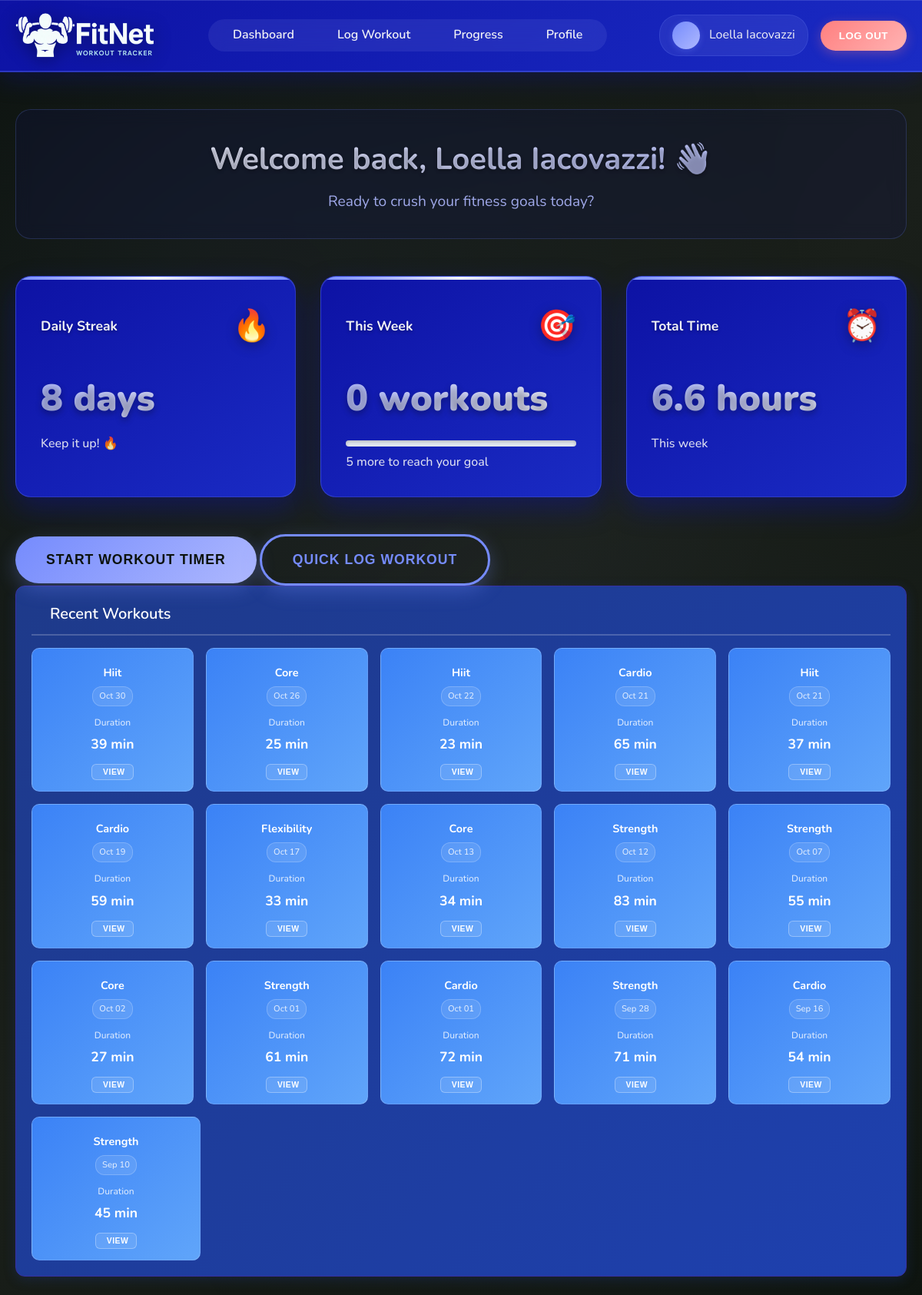
The app's page /dashboard (signed in) with its own data.
### tables this page shows
CREATE TABLE "Workouts" (
                workout_id INTEGER PRIMARY KEY AUTOINCREMENT,
                user_id INTEGER NOT NULL,
                workout_type TEXT NOT NULL,
                start_time DATETIME,
                end_time DATETIME,
                duration_min INTEGER,
                calories_burned INTEGER,
                FOREIGN KEY (user_id) REFERENCES Users(user_id)
            );

### main.py (the view)
@app.route('/dashboard', methods=['GET'])
def dashboard():
    if 'user_id' not in session:
        return redirect(url_for('login'))
    print(f"DEBUG: Dashboard - session user_id: {session.get('user_id')}, session name: {session.get('name')}")  # Debug line
    conn = get_db_connection()
    user_data = conn.execute(
        'SELECT first_name, surname, email, profile_image FROM Users WHERE user_id = ?',
        (session['user_id'],)
    ).fetchone()
    print(f"DEBUG: User data from DB: {dict(user_data) if user_data else 'None'}")  # Debug line
    if session.get('name') and session.get('name') != 'User':
        full_name = session.get('name')
    elif user_data and user_data['first_name'] and user_data['surname']:
        full_name = f"{user_data['first_name']} {user_data['surname']}"
        session['name'] = full_name
    else:
        full_name = "User"
    print(f"DEBUG: Final full_name: {full_name}")  # Debug line
    streak_query = '''
        SELECT COUNT(*) as streak FROM (
            SELECT DATE(start_time) as workout_date
            FROM Workouts
            WHERE user_id = ?
            GROUP BY workout_date
            ORDER BY workout_date DESC
        )
        WHERE workout_date >= DATE('now', '-6 days')
    '''
    streak_result = conn.execute(streak_query, (session['user_id'],)).fetchone()
    daily_streak = streak_result['streak'] if streak_result else 0
    weekly_workouts_query = (
        'SELECT COUNT(*) FROM Workouts '
        'WHERE user_id = ? AND start_time >= DATE("now", "-6 days")'
    )
    weekly_workouts = conn.execute(weekly_workouts_query, (session['user_id'],)).fetchone()[0]
    total_time_query = '''
        SELECT SUM(duration_min) FROM Workouts
        WHERE user_id = ? AND start_time >= DATE('now', '-6 days')
    '''
    total_time = conn.execute(total_time_query, (session['user_id'],)).fetchone()[0] or 0
    total_time_hours = total_time / 60
    recent_workouts_query = '''
        SELECT workout_id, workout_type, start_time, duration_min
        FROM Workouts
        WHERE user_id = ?
        ORDER BY start_time DESC
        LIMIT 20
    '''
    recent_workouts_raw = conn.execute(recent_workouts_query, (session['user_id'],)).fetchall()
    recent_workouts = []
    for workout in recent_workouts_raw:
        workout_dict = dict(workout)
        if workout_dict['start_time']:
            try:
                from datetime import datetime
                workout_dict['start_time'] = datetime.strptime(workout_dict['start_time'], '%Y-%m-%d %H:%M:%S')
            except (ValueError, TypeError):
                workout_dict['start_time'] = None
        try:
            workout_dict['duration_min'] = int(workout_dict['duration_min']) if workout_dict['duration_min'] else 0
        except (ValueError, TypeError):
            workout_dict['duration_min'] = 0
        try:
            workout_dict['workout_id'] = int(workout_dict['workout_id']) if workout_dict['workout_id'] else 0
        except (ValueError, TypeError):
            workout_dict['workout_id'] = 0
        recent_workouts.append(workout_dict)
    conn.close()
    return render_template(
        'dashboard.html',
        user_data=user_data,
        full_name=full_name,
        daily_streak=daily_streak,
        weekly_workouts=weekly_workouts,
        total_time=total_time,
        total_time_hours=total_time_hours,
        recent_workouts=recent_workouts
    )

### main.py (called while the page is built)
def get_db_connection():
    conn = sqlite3.connect('database/data_source.db')
    conn.row_factory = sqlite3.Row
    return conn

### templates/dashboard.html (shortened to what this page needs)
<!DOCTYPE html>
<html lang="en">
<head>
  <link rel="stylesheet" href="static/css/dashboard.css">
</head>
<body>
  <header class="header">
    <div class="container">
      <div class="logo">
        <img src="static/images/FitNet Logo.png" alt="FitNet Logo">
      </div>
      <nav class="navigation">
        <ul>
          <li><a href="/dashboard">Dashboard</a></li>
          <li><a href="/log-workout">Log Workout</a></li>
          <li><a href="/progress">Progress</a></li>
          <li><a href="/profile">Profile</a></li>
        </ul>
      </nav>
      <div class="actions">
        <div class="user-profile">
          <a href="/profile" class="profile-link">
            <div class="profile-avatar">
            </div>
            <span class="username">{{ full_name if full_name and full_name != 'User' else 'Guest' }}</span>
          </a>
        </div>
        <button class="logout logout-light-red" onclick="window.location.href='/logout'">Log Out</button>
      </div>
    </div>
  </header>
  <main class="container">
    <div class="welcome-section">
      <h2>Welcome back, {{ full_name }}! 👋</h2>
      <p>Ready to crush your fitness goals today?</p>
    </div>
    <div class="stats-cards">
      <div class="card">
        <div class="card-header">
          <span>Daily Streak</span>
          <span class="icon flame">🔥</span>
        </div>
        <div class="card-content">
          <div class="value">{{ daily_streak }} days</div>
          <p>Keep it up! 🔥</p>
        </div>
      </div>
      <div class="card">
        <div class="card-header">
          <span>This Week</span>
          <span class="icon target">🎯</span>
        </div>
        <div class="card-content">
          <div class="value">{{ weekly_workouts }} workouts</div>
          <div class="progress-bar">
          </div>
          <p>{{ 5-weekly_workouts if weekly_workouts < 5 else 0 }} more to reach your goal</p>
        </div>
      </div>
      <div class="card">
        <div class="card-header">
          <span>Total Time</span>
          <span class="icon clock">⏰</span>
        </div>
        <div class="card-content">
          <div class="value">{{ "%.1f"|format(total_time_hours) }} hours</div>
          <p>This week</p>
        </div>
      </div>
    </div>
    <div class="quick-actions">
      <button id="start-workout-btn" class="start-workout" onclick="window.location.href='/log-workout?autostart=true'">Start Workout Timer</button>
      <button id="quick-log-btn" class="schedule-workout" onclick="openQuickLogModal()">Quick Log Workout</button>
    </div>
    <div class="recent-workouts-section">
        <div class="section-header">
            <h3> Recent Workouts</h3>
        </div>
        <div class="workouts-container">
            {% if recent_workouts %}
                {% for workout in recent_workouts %}
                <div class="workout-card">
                    <div class="workout-header">
                        <div class="workout-type">
                            <span class="workout-name">{{ workout.workout_type|title }}</span>
                        </div>
                        <div class="workout-date">
                            {{ workout.start_time.strftime('%b %d') if workout.start_time else 'Recently' }}
                        </div>
                    </div>
                    <div class="workout-details">
                        <div class="workout-stat">
                            <span class="stat-label">Duration</span>
                            <span class="stat-value">{{ workout.duration_min }} min</span>
                        </div>
                    </div>
                    <div class="workout-actions">
                        <button class="btn btn-outline btn-sm" onclick="viewWorkoutDetails({{ workout.workout_id if workout.workout_id else 0 }})">
                             View
                        </button>
                    </div>
                </div>
                {% endfor %}
            {% endif %}
        </div>
    </div>
  </main>
</body>
</html>

### templates/dashboard.html (style rules this page uses)
.recent-workouts-section { background: linear-gradient(135deg, #1e3a8a 0%, #1e40af 100%); border-radius: 12px; padding: 20px; box-shadow: 0 4px 15px rgba(30, 58, 138, 0.3); margin-bottom: 24px; border: 1px solid #3730a3; }
.section-header { display: flex; justify-content: space-between; align-items: center; margin-bottom: 16px; padding-bottom: 10px; border-bottom: 2px solid rgba(255, 255, 255, 0.2); }
.section-header h3 { margin: 0; color: white; font-size: 1.25rem; font-weight: 600; }
.workouts-container { display: flex; gap: 16px; flex-wrap: wrap; }
.workout-card { background: linear-gradient(135deg, #3b82f6 0%, #60a5fa 100%); border: 1px solid rgba(255, 255, 255, 0.2); border-radius: 10px; padding: 14px; transition: all 0.3s ease; position: relative; flex: 1; min-width: 180px; max-width: 220px; color: white; }
.workout-header { display: flex; flex-direction: column; align-items: center; text-align: center; margin-bottom: 12px; }
.workout-type { display: flex; flex-direction: column; align-items: center; font-weight: 600; color: white; margin-bottom: 6px; }
.workout-name { font-size: 0.9rem; font-weight: 700; }
.workout-date { font-size: 0.7rem; color: rgba(255, 255, 255, 0.8); font-weight: 500; background: rgba(255, 255, 255, 0.1); padding: 3px 8px; border-radius: 12px; border: 1px solid rgba(255, 255, 255, 0.2); }
.workout-details { margin-bottom: 12px; text-align: center; }
.workout-stat { display: flex; flex-direction: column; align-items: center; gap: 4px; }
.stat-label { color: rgba(255, 255, 255, 0.8); font-size: 0.75rem; font-weight: 500; }
.stat-value { font-weight: 700; color: white; font-size: 1.1rem; }
.workout-actions { display: flex; justify-content: center; }
.btn { padding: 6px 12px; border: none; border-radius: 6px; cursor: pointer; text-decoration: none; display: inline-flex; align-items: center; gap: 4px; font-size: 0.7rem; font-weight: 600; transition: all 0.3s ease; text-transform: uppercase; letter-spacing: 0.5px; }
.btn-sm { padding: 4px 10px; font-size: 0.65rem; }
.btn-outline { background-color: rgba(255, 255, 255, 0.1); border: 1.5px solid rgba(255, 255, 255, 0.3); color: white; }

### records on screen
Workouts: workout_type "Hiit", start_time "Oct 30", duration_min "39"
Workouts: workout_type "Core", start_time "Oct 26", duration_min "25"
Workouts: workout_type "Hiit", start_time "Oct 22", duration_min "23"
Workouts: workout_type "Cardio", start_time "Oct 21", duration_min "65"
Workouts: workout_type "Hiit", start_time "Oct 21", duration_min "37"
Workouts: workout_type "Cardio", start_time "Oct 19", duration_min "59"
Workouts: workout_type "Flexibility", start_time "Oct 17", duration_min "33"
Workouts: workout_type "Core", start_time "Oct 13", duration_min "34"
Workouts: workout_type "Strength", start_time "Oct 12", duration_min "83"
Workouts: workout_type "Strength", start_time "Oct 07", duration_min "55"
Workouts: workout_type "Core", start_time "Oct 02", duration_min "27"
Workouts: workout_type "Strength", start_time "Oct 01", duration_min "61"
Workouts: workout_type "Cardio", start_time "Oct 01", duration_min "72"
Workouts: workout_type "Strength", start_time "Sep 28", duration_min "71"
Workouts: workout_type "Cardio", start_time "Sep 16", duration_min "54"
Workouts: workout_type "Strength", start_time "Sep 10", duration_min "45"

### other values on screen
{{ full_name if full_name and full_name != 'User' else 'Guest' }} "Loella Iacovazzi"
{{ full_name }} "Loella Iacovazzi"
{{ daily_streak }} "8"
{{ weekly_workouts }} "0"
{{ 5-weekly_workouts if weekly_workouts < 5 else 0 }} "5"
{{ "%.1f"|format(total_time_hours) }} "6.6"
